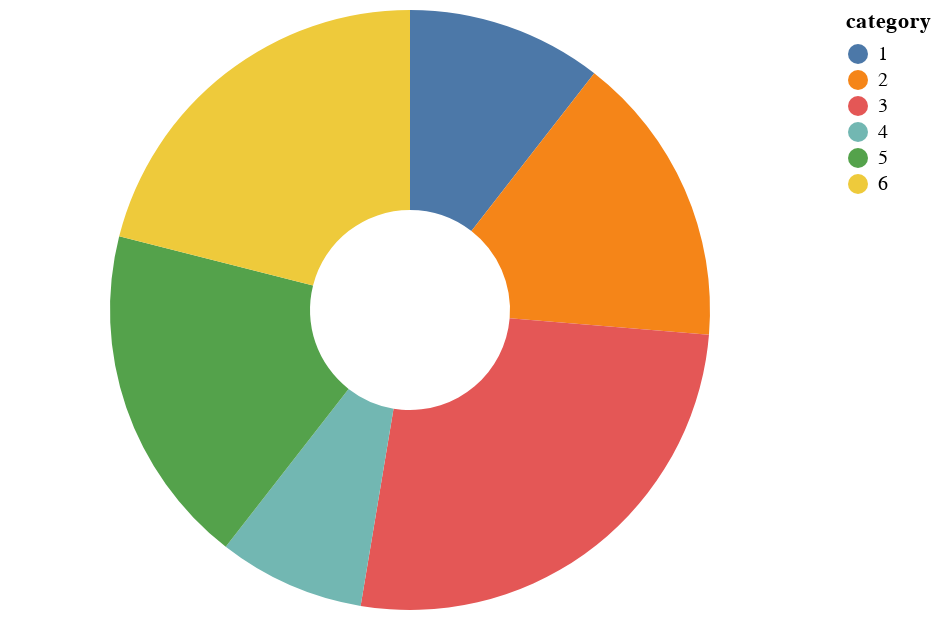

Notebook source saved alongside this figure:
### Code cell
import pandas as pd
import altair as alt

source = pd.DataFrame({"category": [1, 2, 3, 4, 5, 6], "value": [4, 6, 10, 3, 7, 8]})

alt.Chart(source).mark_arc(innerRadius=50).encode(
    theta=alt.Theta(field="value", type="quantitative"),
    color=alt.Color(field="category", type="nominal"),
)

### Figure 1 — Vega-Lite specification as saved in the notebook (floating-point values rounded to 4 significant figures)
{"config": {"view": {"continuousWidth": 400, "continuousHeight": 300}}, "data": {"name": "data-c9896de6322bcd9cf0fe9396e0b72d16"}, "mark": {"type": "arc", "innerRadius": 50}, "encoding": {"color": {"field": "category", "type": "nominal"}, "theta": {"field": "value", "type": "quantitative"}}, "$schema": "https://vega.github.io/schema/vega-lite/v4.17.0.json", "datasets": {"data-c9896de6322bcd9cf0fe9396e0b72d16": [{"category": 1, "value": 4}, {"category": 2, "value": 6}, {"category": 3, "value": 10}, {"category": 4, "value": 3}, {"category": 5, "value": 7}, {"category": 6, "value": 8}]}}
